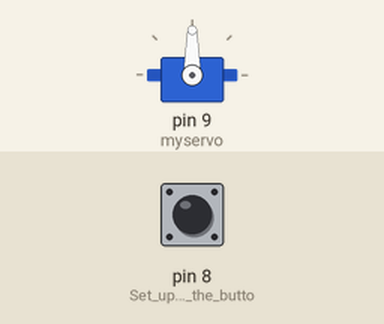
Bench run of a sketch on a simulated Arduino Uno, built with avr-gcc and run on an emulated ATmega328P. Shown: servo. The test bench sets the inputs (shaded band); at power-on: pin 8 (Set_up_pin_8_as_the_butto) LOW.

Above: at 1.2 s.
1.3 s: pin 8 (Set_up_pin_8_as_the_butto) pulled HIGH for 0.15 s
At 1.45 s:
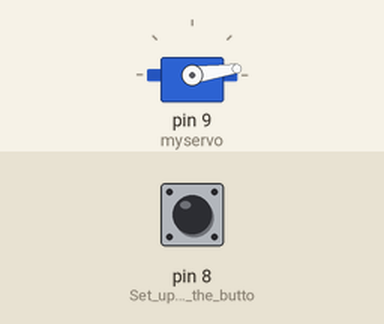
4.3 s: pin 8 (Set_up_pin_8_as_the_butto) pulled HIGH for 1 s
At 4.75 s:
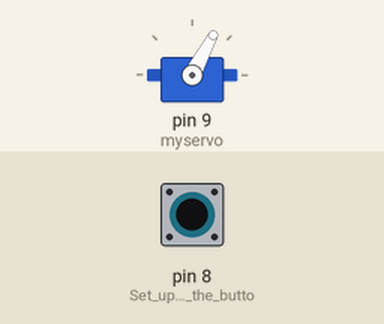
Timing chart, 0 to 7.3 s (numbered marks = the images above; inputs shaded):
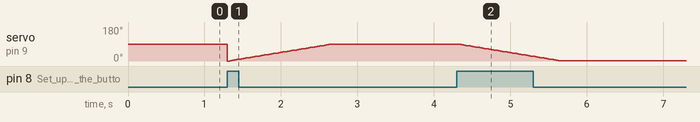

The sketch:

TeensyduinoLeftRight.ino
```cpp
/* Written by Jonathan Holland - 42658326,
   with reference to Sweep by Barragan (the arduino servo library example) */


#include <Servo.h>

Servo myservo;  // create servo object
int pos = 0;    // servo position
int left;


void setup()
{
  myservo.attach(9);  /* Initiate servo object on pin9 (one of the pins
                      tested to work on teensy 3.1 with the servo.h library */
  pinMode(8, INPUT); // Set up pin 8 as the button press input
  left = 0;
}

void turnLeft() {
  for(pos = 0; pos < 90; pos += 1) /* in steps of 1 degree (The larger this is, the smoother it will be
                                    as the steps are dependant on clock calcs - defaulting to 16MHz).
                                    Further C code could change this to the clock speed of the teensy @72MHz

                                    A benefit of this however is being able to stop at more precise angles,
                                    which is very important in turning                                      */

  {
    myservo.write(pos);              // rotate the servo
    delay(15);                       /* This delay before reversing the direction is problematic in the actual
                                      turning as we want a more accurate implementation of seeing when the servo stops.

                                      This might be difficult with the closed loop hobby dagu 8g servo,
                                      but a solution is to open the motor and connect the pot as an input to the teensy*/
  }

}

void turnRight() {
  for(pos = 90; pos>=1; pos-=1)     // reverse direction
  {
    myservo.write(pos);              // rotate the servo
    delay(15);                       // waits 15ms for the servo to reach the position
  }
}

void loop()
{
  // IF the button is pressed, turn left
  if((digitalRead(8)==HIGH)&&(left==0)) {
    turnLeft();
    left = 1;
  }
  // IF the button is pressed AND it has already turned left, turn right
  if((digitalRead(8)==HIGH)&&(left==1)) {
    turnRight();
    left = 0;
  }
}
```
